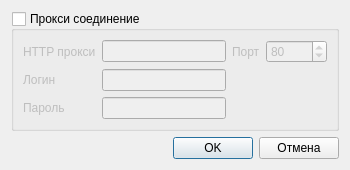
<?xml version="1.0" encoding="UTF-8"?>
<ui version="4.0">
 <class>DialogProxySettings</class>
 <widget class="QDialog" name="DialogProxySettings">
  <property name="geometry">
   <rect>
    <x>0</x>
    <y>0</y>
    <width>350</width>
    <height>154</height>
   </rect>
  </property>
  <property name="windowTitle">
   <string>Настройка соединения</string>
  </property>
  <layout class="QVBoxLayout" name="verticalLayout">
   <item>
    <widget class="QGroupBox" name="groupBoxProxy">
     <property name="title">
      <string>Прокси соединение</string>
     </property>
     <property name="checkable">
      <bool>true</bool>
     </property>
     <property name="checked">
      <bool>false</bool>
     </property>
     <layout class="QGridLayout" name="gridLayout">
      <item row="0" column="0" colspan="2">
       <widget class="QLabel" name="label">
        <property name="text">
         <string>HTTP прокси</string>
        </property>
       </widget>
      </item>
      <item row="0" column="2">
       <widget class="QLineEdit" name="lineEditProxyHost"/>
      </item>
      <item row="0" column="3">
       <widget class="QLabel" name="label_2">
        <property name="text">
         <string>Порт</string>
        </property>
       </widget>
      </item>
      <item row="0" column="4">
       <widget class="QSpinBox" name="spinBoxPort">
        <property name="maximum">
         <number>65535</number>
        </property>
        <property name="value">
         <number>80</number>
        </property>
       </widget>
      </item>
      <item row="1" column="0">
       <widget class="QLabel" name="label_3">
        <property name="text">
         <string>Логин</string>
        </property>
       </widget>
      </item>
      <item row="1" column="2">
       <widget class="QLineEdit" name="lineEditProxyLogin">
        <property name="sizePolicy">
         <sizepolicy hsizetype="Preferred" vsizetype="Fixed">
          <horstretch>0</horstretch>
          <verstretch>0</verstretch>
         </sizepolicy>
        </property>
       </widget>
      </item>
      <item row="2" column="0">
       <widget class="QLabel" name="label_4">
        <property name="text">
         <string>Пароль</string>
        </property>
       </widget>
      </item>
      <item row="2" column="2">
       <widget class="QLineEdit" name="lineEditProxyPassword">
        <property name="sizePolicy">
         <sizepolicy hsizetype="Preferred" vsizetype="Fixed">
          <horstretch>0</horstretch>
          <verstretch>0</verstretch>
         </sizepolicy>
        </property>
        <property name="echoMode">
         <enum>QLineEdit::Password</enum>
        </property>
       </widget>
      </item>
     </layout>
    </widget>
   </item>
   <item>
    <layout class="QHBoxLayout" name="horizontalLayout">
     <item>
      <spacer name="horizontalSpacer">
       <property name="orientation">
        <enum>Qt::Horizontal</enum>
       </property>
       <property name="sizeHint" stdset="0">
        <size>
         <width>40</width>
         <height>20</height>
        </size>
       </property>
      </spacer>
     </item>
     <item>
      <widget class="QPushButton" name="pushButtonOK">
       <property name="text">
        <string>OK</string>
       </property>
      </widget>
     </item>
     <item>
      <widget class="QPushButton" name="pushButtonCancel">
       <property name="text">
        <string>Отмена</string>
       </property>
      </widget>
     </item>
    </layout>
   </item>
  </layout>
 </widget>
 <resources/>
 <connections/>
</ui>
